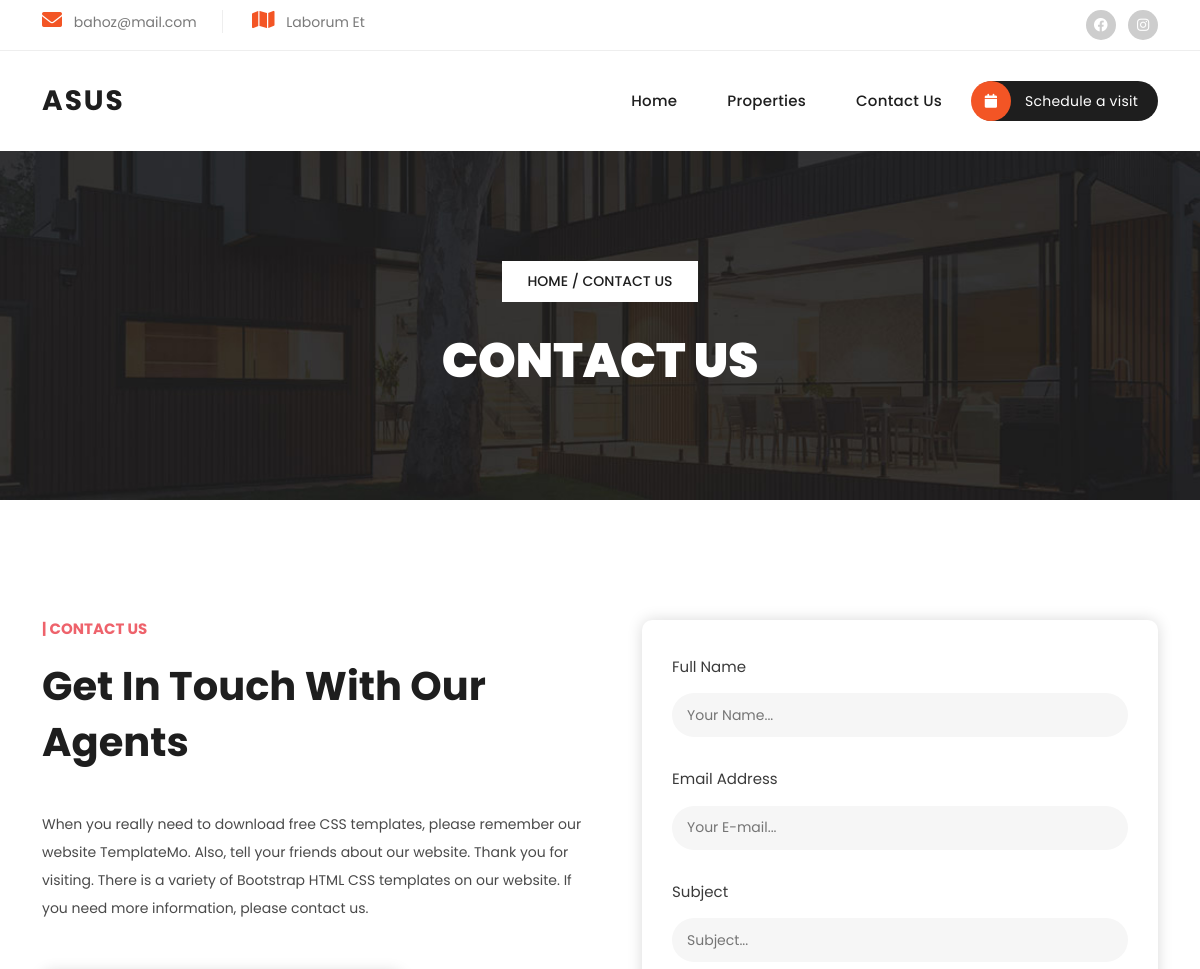
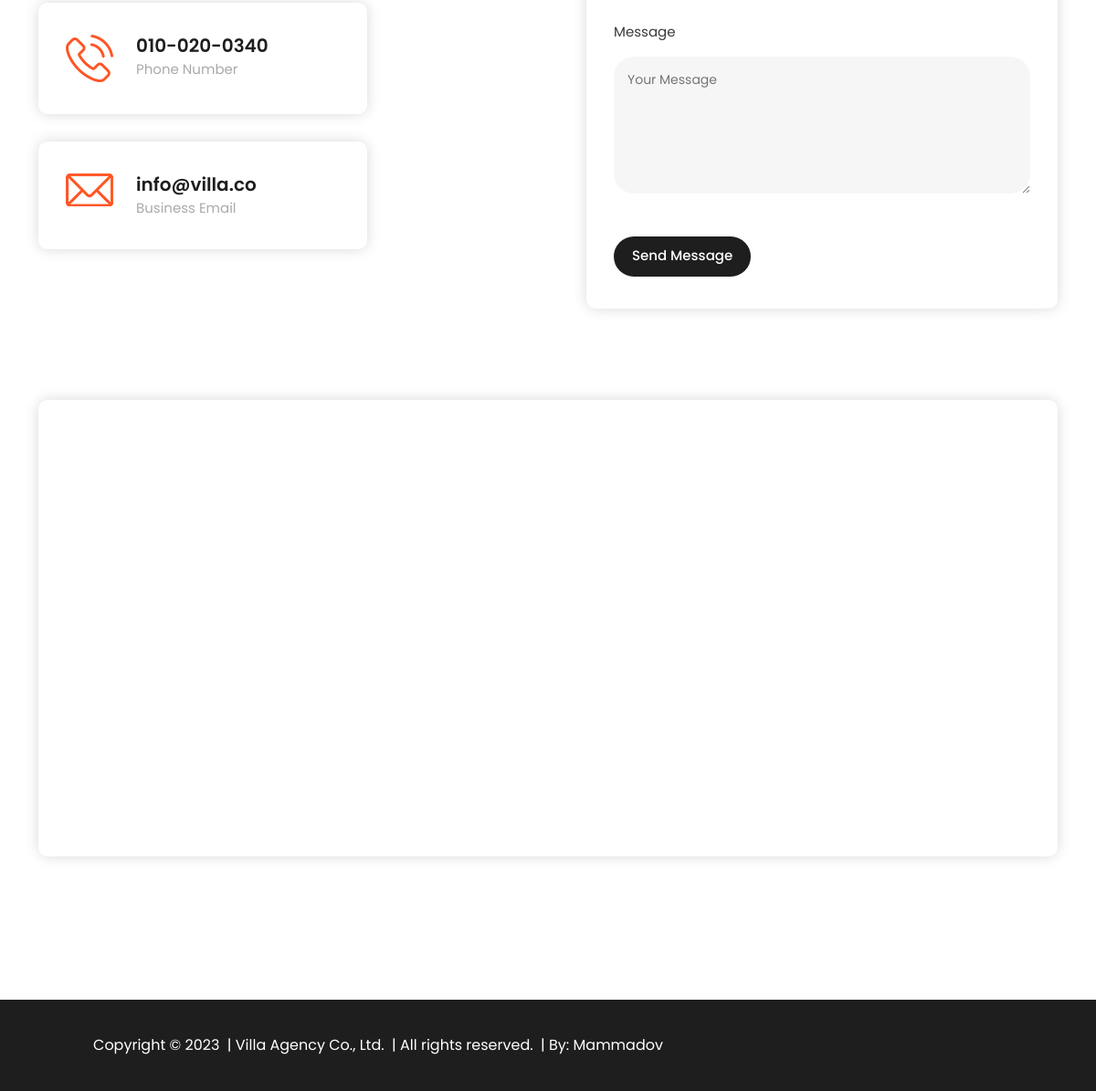
Page /contact/ on the committed database (2 pictures, top to bottom).
### home/models.py (models this page shows, shortened)
class HeaderData(models.Model):
    logo = models.CharField(max_length=150)
    email = models.EmailField()
    number = models.CharField(max_length=50, validators=[phone_number_validator], verbose_name="Phone Number", help_text="Enter your phone number")
    location = models.CharField(max_length=250)

class Footer(models.Model):
    footer_text = RichTextField(config_name='awesome_ckeditor')
    class Meta:
        verbose_name_plural = "Footer Section"

### contact_us/views.py (the view)
# urls.py: path("contact/", contact_us, name="contact_us" )
def contact_us(request):
    return render(request, "contact.html")

### home/context_processors.py (called while the page is built)
def data(request):
    data = HeaderData.objects.first()
    platform_list = {i.platform: i.link for i in SocialMediaLink.objects.all()}
    return locals()

def footer(request):
    footer_info_text = Footer.objects.first().footer_text
    return locals()

### templates/contact.html
{% extends "partials/base.html" %}
{% block main %}
  {% include "partials/header.html" %}
  {% include "partials/navbar.html" %}
  <div class="page-heading header-text">
    <div class="container">
      <div class="row">
        <div class="col-lg-12">
          <span class="breadcrumb"><a href="#">Home</a>  /  Contact Us</span>
          <h3>Contact Us</h3>
        </div>
      </div>
    </div>
  </div>
  <div class="contact-page section">
    <div class="container">
      <div class="row">
        <div class="col-lg-6">
          <div class="section-heading">
            <h6>| Contact Us</h6>
            <h2>Get In Touch With Our Agents</h2>
          </div>
          <p>When you really need to download free CSS templates, please remember our website TemplateMo. Also, tell your friends about our website. Thank you for visiting. There is a variety of Bootstrap HTML CSS templates on our website. If you need more information, please contact us.</p>
          <div class="row">
            <div class="col-lg-12">
              <div class="item phone">
                <img src="/static/assets/images/phone-icon.png" alt="" style="max-width: 52px;">
                <h6>010-020-0340<br><span>Phone Number</span></h6>
              </div>
            </div>
            <div class="col-lg-12">
              <div class="item email">
                <img src="/static/assets/images/email-icon.png" alt="" style="max-width: 52px;">
                <h6>info@villa.co<br><span>Business Email</span></h6>
              </div>
            </div>
          </div>
        </div>
        <div class="col-lg-6">
          <form id="contact-form" action="" method="post">
            <div class="row">
              <div class="col-lg-12">
                <fieldset>
                  <label for="name">Full Name</label>
                  <input type="name" name="name" id="name" placeholder="Your Name..." autocomplete="on" required>
                </fieldset>
              </div>
              <div class="col-lg-12">
                <fieldset>
                  <label for="email">Email Address</label>
                  <input type="text" name="email" id="email" pattern="[^ @]*@[^ @]*" placeholder="Your E-mail..." required="">
                </fieldset>
              </div>
              <div class="col-lg-12">
                <fieldset>
                  <label for="subject">Subject</label>
                  <input type="subject" name="subject" id="subject" placeholder="Subject..." autocomplete="on" >
                </fieldset>
              </div>
              <div class="col-lg-12">
                <fieldset>
                  <label for="message">Message</label>
                  <textarea name="message" id="message" placeholder="Your Message"></textarea>
                </fieldset>
              </div>
              <div class="col-lg-12">
                <fieldset>
                  <button type="submit" id="form-submit" class="orange-button">Send Message</button>
                </fieldset>
              </div>
            </div>
          </form>
        </div>
        <div class="col-lg-12">
          <div id="map">
            <iframe src="https://www.google.com/maps/embed?pb=!1m18!1m12!1m3!1d12469.776493332698!2d-80.14036379941481!3d25.907788681148624!2m3!1f357.26927939317244!2f20.870722720054623!3f0!3m2!1i1024!2i768!4f35!3m3!1m2!1s0x88d9add4b4ac788f%3A0xe77469d09480fcdb!2sSunny%20Isles%20Beach!5e1!3m2!1sen!2sth!4v1642869952544!5m2!1sen!2sth" width="100%" height="500px" frameborder="0" style="border:0; border-radius: 10px; box-shadow: 0px 0px 15px rgba(0, 0, 0, 0.15);" allowfullscreen=""></iframe>
          </div>
        </div>
      </div>
    </div>
  </div>
  {% include "partials/footer.html" %}
{% endblock %}

### templates/partials/header.html (shortened to what this page needs)
<div class="sub-header">
    <div class="container">
      <div class="row">
        <div class="col-lg-8 col-md-8">
          <ul class="info">
            <li><i class="fa fa-envelope"></i> {{ data.email }}</li>
            <li><i class="fa fa-map"></i> {{ data.location }}</li>
          </ul>
        </div>
        <div class="col-lg-4 col-md-4">
          <ul class="social-links">
            {% if "Facebook" in platform_list %}
              <li><a href="{{ platform_list.Facebook }}"><i class="fab fa-facebook"></i></a></li>
            {% endif %}
            {% if "Instagram" in platform_list %}
              <li><a href="{{ platform_list.Instagram }}"><i class="fab fa-instagram"></i></a></li>
            {% endif %}
          </ul>
        </div>
      </div>
    </div>
</div>

### templates/partials/navbar.html (shortened to what this page needs)
  <header class="header-area header-sticky">
    <div class="container">
        <div class="row">
            <div class="col-12">
                <nav class="main-nav">
                    <a href="{% url "home_page" %}" class="logo">
                        <h1>{{ data.logo }}</h1>
                    </a>
                    <ul class="nav">
                      <li><a href="{% url "home_page" %}" {% if is_home_page %}class="active"{% endif %} >Home</a></li>
                      <li><a href="{% url "properties" %}">Properties</a></li>
                      <li><a href="{% url "contact_us" %}">Contact Us</a></li>
                      <li><a href="#"><i class="fa fa-calendar"></i> Schedule a visit</a></li>
                  </ul>
                </nav>
            </div>
        </div>
    </div>
  </header>

### templates/partials/footer.html (shortened to what this page needs)
<footer>
    <div class="container">
      <div class="col-lg-8">
        {{ footer_info_text|safe }}
      </div>
    </div>
  </footer>

### rows in the picture
HeaderData: email "bahoz@mail.com", location "Laborum Et", logo "ASUS"
Footer: footer_text "Copyright © 2023 | Villa Agency Co., Ltd. | All rights reserved. | By: Mammadov"
